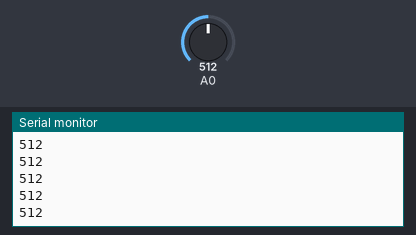
A sketch run on a simulated Arduino Uno, built with avr-gcc and run on an emulated ATmega328P. Parts: the last lines printed to the serial monitor. The test bench sets the inputs (shaded band); at power-on: A0 = 512.

Above: at 1.2 s.
1.3 s: A0 set to 716
At 2.0 s:
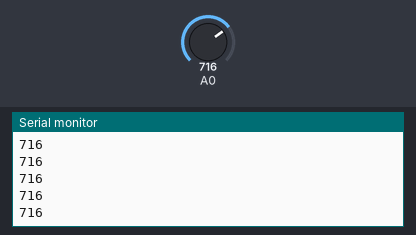
2.8 s: A0 set to 900
At 3.8 s:
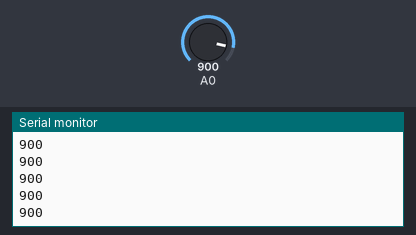
Timing chart, 0 to 5.8 s (numbered marks = the images above; inputs shaded):
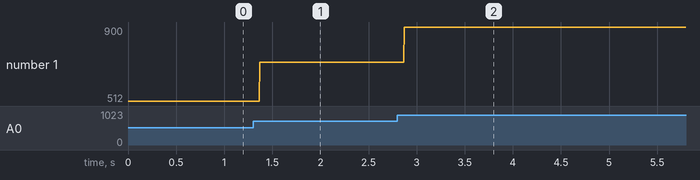

The sketch:

LDR.ino
```cpp
void setup(){
  Serial.begin(9600);

}
void loop()
{
  int var = analogRead(A0);
  Serial.println(var);
  if(var < 20){
    digitalWrite(2,HIGH);
  }else{
    digitalWrite(2,LOW);
  }


}
```

Measured:
- after the input at 1.3 s, the serial monitor: prints a new line after 0.07 s (image 1)
- after the input at 2.8 s, the serial monitor: prints a new line after 0.07 s (image 2)
- plotted number 1: 512 → 716 after the input at 1.3 s, 716 → 900 after the input at 2.8 s
